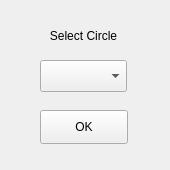
<?xml version="1.0" encoding="UTF-8"?>
<ui version="4.0">
 <class>DeleteCircle</class>
 <widget class="QMainWindow" name="DeleteCircle">
  <property name="geometry">
   <rect>
    <x>0</x>
    <y>0</y>
    <width>170</width>
    <height>170</height>
   </rect>
  </property>
  <property name="windowTitle">
   <string>Delete Circle</string>
  </property>
  <widget class="QWidget" name="centralwidget">
   <widget class="QComboBox" name="comboBox">
    <property name="geometry">
     <rect>
      <x>40</x>
      <y>60</y>
      <width>87</width>
      <height>32</height>
     </rect>
    </property>
   </widget>
   <widget class="QLabel" name="label">
    <property name="geometry">
     <rect>
      <x>40</x>
      <y>20</y>
      <width>87</width>
      <height>32</height>
     </rect>
    </property>
    <property name="text">
     <string>Select Circle</string>
    </property>
    <property name="alignment">
     <set>Qt::AlignCenter</set>
    </property>
   </widget>
   <widget class="QPushButton" name="btnOkCircle">
    <property name="geometry">
     <rect>
      <x>40</x>
      <y>110</y>
      <width>88</width>
      <height>34</height>
     </rect>
    </property>
    <property name="text">
     <string>OK</string>
    </property>
   </widget>
  </widget>
 </widget>
 <resources/>
 <connections/>
</ui>
